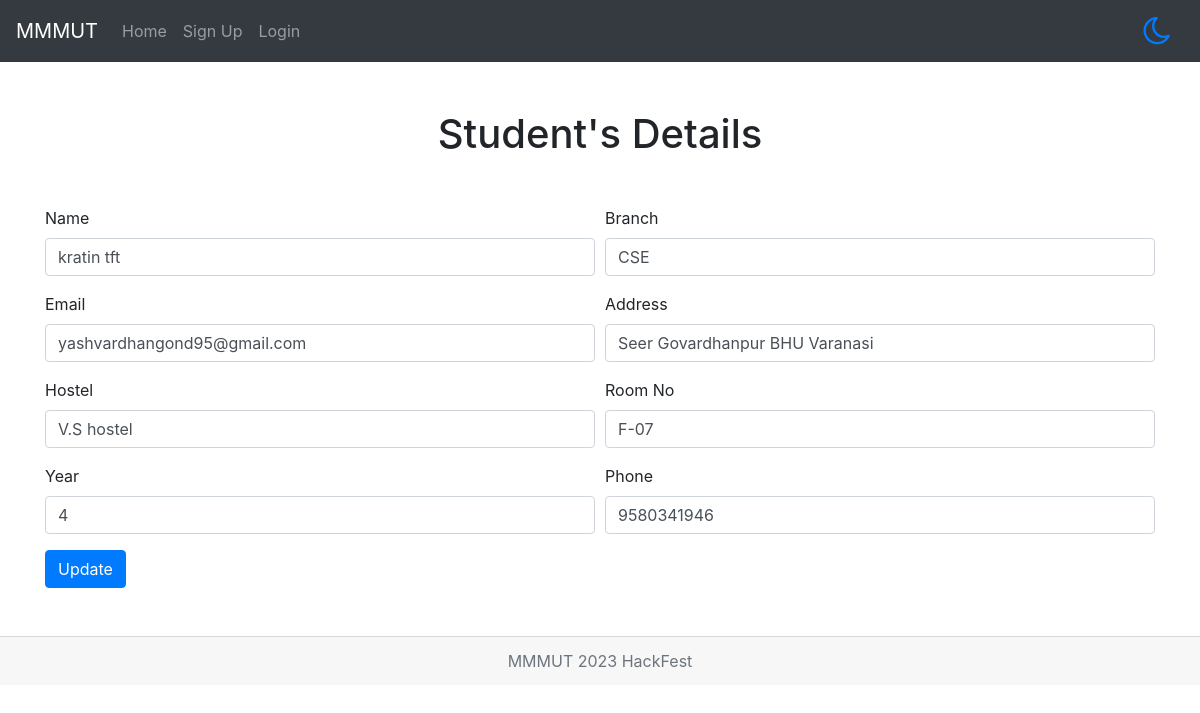
/detail_update/1, run on the app's committed database.
### college/models.py (models this page shows)
class Deta(models.Model):
    name = models.CharField(max_length=30)
    branch = models.CharField(max_length=30)
    email = models.EmailField(max_length=30)
    address = models.CharField(max_length=100)
    hostel = models.CharField(max_length=50)
    room_no = models.CharField(max_length=5)
    year = models.CharField(max_length=50)
    phone = models.CharField(max_length=10)

### college/views.py (the view, shortened to what this page needs)
# urls.py: path('detail_update/<int:pro_id>',detail_update),
def detail_update(request,pro_id):
    U = Deta.objects.get(pk=pro_id)
    return render(request, 'student_update.html',{"item":U})

### templates/student_update.html (shortened to what this page needs)
{% extends 'base.html' %}
{% block 'content' %}
{% load static %}
<div class="container mt-5">
    <div>
        <h1 class="text-center my-5">Student's Details</h1>
        <form method="post">
            <div class="form-row">
                <div class="form-group col-md-6">
                    <label for="inputAddress">Name</label>
                    <input type="text" class="form-control" name="name" id="inputAddress" value="{{item.name}}"
                        placeholder="Name ">
                </div>
                <div class="form-group col-md-6">
                    <label for="inputAddress2">Branch</label>
                    <input type="text" class="form-control" name="branch" id="inputAddress2" value="{{item.branch}}"
                        placeholder="Student's Branch">
                </div>
                <div class="form-group col-md-6">
                    <label for="inputAddress3">Email</label>
                    <input type="text" class="form-control" name="email" id="inputAddress3" value="{{item.email}}"
                        placeholder="Email">
                </div>
                <div class="form-group col-md-6">
                    <label for="inputAddress3">Address</label>
                    <input type="text" class="form-control" name="address" id="inputAddress3" value="{{item.address}}"
                        placeholder="Address">
                </div>
                <div class="form-group col-md-6">
                    <label for="inputAddress4">Hostel</label>
                    <input type="text" class="form-control" name="hostel" id="inputAddress4" value="{{item.hostel}}"
                        placeholder="Hostel name">
                </div>
                <div class="form-group col-md-6">
                    <label for="inputCity">Room No</label>
                    <input type="text" class="form-control" name="room" id="inputCity" value="{{item.room_no}}"
                        placeholder="room number">
                </div>
                <div class="form-group col-md-6">
                    <label for="inputZip">Year</label>
                    <input type="text" class="form-control" name="year" id="inputZip" value="{{item.year}}"
                        placeholder="Acedemic year">
                </div>
                <div class="form-group col-md-6">
                    <label for="inputZip1">Phone</label>
                    <input type="number" class="form-control" name="phone" id="inputZip1" value="{{item.phone}}"
                        placeholder="Phone number">
                </div>
            </div>
            <button type="submit" class="btn btn-primary btn-center">Update</button>
        </form>
    </div>
    <br><br>
</div>
{% endblock %}

### templates/base.html (style rules this page uses)
button { cursor: pointer; }

### data on the page
Deta: name "kratin tft", branch "CSE", email "yashvardhangond95@gmail.com", address "Seer Govardhanpur BHU Varanasi", hostel "V.S hostel", room "F-07", year "4", phone "9580341946"
